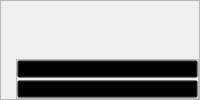
        <widget class="QFrame" name="sideBar">
         <property name="frameShape">
          <enum>QFrame::StyledPanel</enum>
         </property>
         <property name="frameShadow">
          <enum>QFrame::Raised</enum>
         </property>
         <layout class="QVBoxLayout" name="verticalLayout_3">
          <property name="spacing">
           <number>0</number>
          </property>
          <property name="leftMargin">
           <number>0</number>
          </property>
          <property name="topMargin">
           <number>0</number>
          </property>
          <property name="rightMargin">
           <number>0</number>
          </property>
          <property name="bottomMargin">
           <number>0</number>
          </property>
          <item>
           <spacer name="verticalSpacer">
            <property name="orientation">
             <enum>Qt::Vertical</enum>
            </property>
            <property name="sizeHint" stdset="0">
             <size>
              <width>0</width>
              <height>40</height>
             </size>
            </property>
           </spacer>
          </item>
          <item>
           <widget class="QFrame" name="btnContainer">
            <property name="font">
             <font>
              <pointsize>5</pointsize>
             </font>
            </property>
            <property name="styleSheet">
             <string notr="true">#btnContainer {
	margin-left: 15
}

#spleetBtn, #lyricBtn, #mixBtn {
	text-align: left;
	background-color: transparent;
}</string>
            </property>
            <property name="frameShape">
             <enum>QFrame::StyledPanel</enum>
            </property>
            <property name="frameShadow">
             <enum>QFrame::Raised</enum>
            </property>
            <layout class="QVBoxLayout" name="verticalLayout_2">
             <property name="spacing">
              <number>2</number>
             </property>
             <property name="leftMargin">
              <number>0</number>
             </property>
             <property name="topMargin">
              <number>0</number>
             </property>
             <property name="rightMargin">
              <number>0</number>
             </property>
             <property name="bottomMargin">
              <number>0</number>
             </property>
             <item>
              <widget class="QPushButton" name="spleetBtn">
               <property name="font">
                <font>
                 <family>Arial</family>
                 <pointsize>6</pointsize>
                </font>
               </property>
               <property name="text">
                <string>Spleet</string>
               </property>
               <property name="icon">
                <iconset resource="icons.qrc">
                 <normaloff>:/icons/icons/sliders.svg</normaloff>:/icons/icons/sliders.svg</iconset>
               </property>
               <property name="iconSize">
                <size>
                 <width>9</width>
                 <height>9</height>
                </size>
               </property>
              </widget>
             </item>
             <item>
              <widget class="QPushButton" name="mixBtn">
               <property name="font">
                <font>
                 <family>Arial</family>
                 <pointsize>6</pointsize>
                </font>
               </property>
               <property name="text">
                <string>Mix</string>
               </property>
               <property name="icon">
                <iconset resource="icons.qrc">
                 <normaloff>:/icons/icons/link.svg</normaloff>:/icons/icons/link.svg</iconset>
               </property>
               <property name="iconSize">
                <size>
                 <width>9</width>
                 <height>9</height>
                </size>
               </property>
              </widget>
             </item>
            </layout>
           </widget>
          </item>
         </layout>
        </widget>
